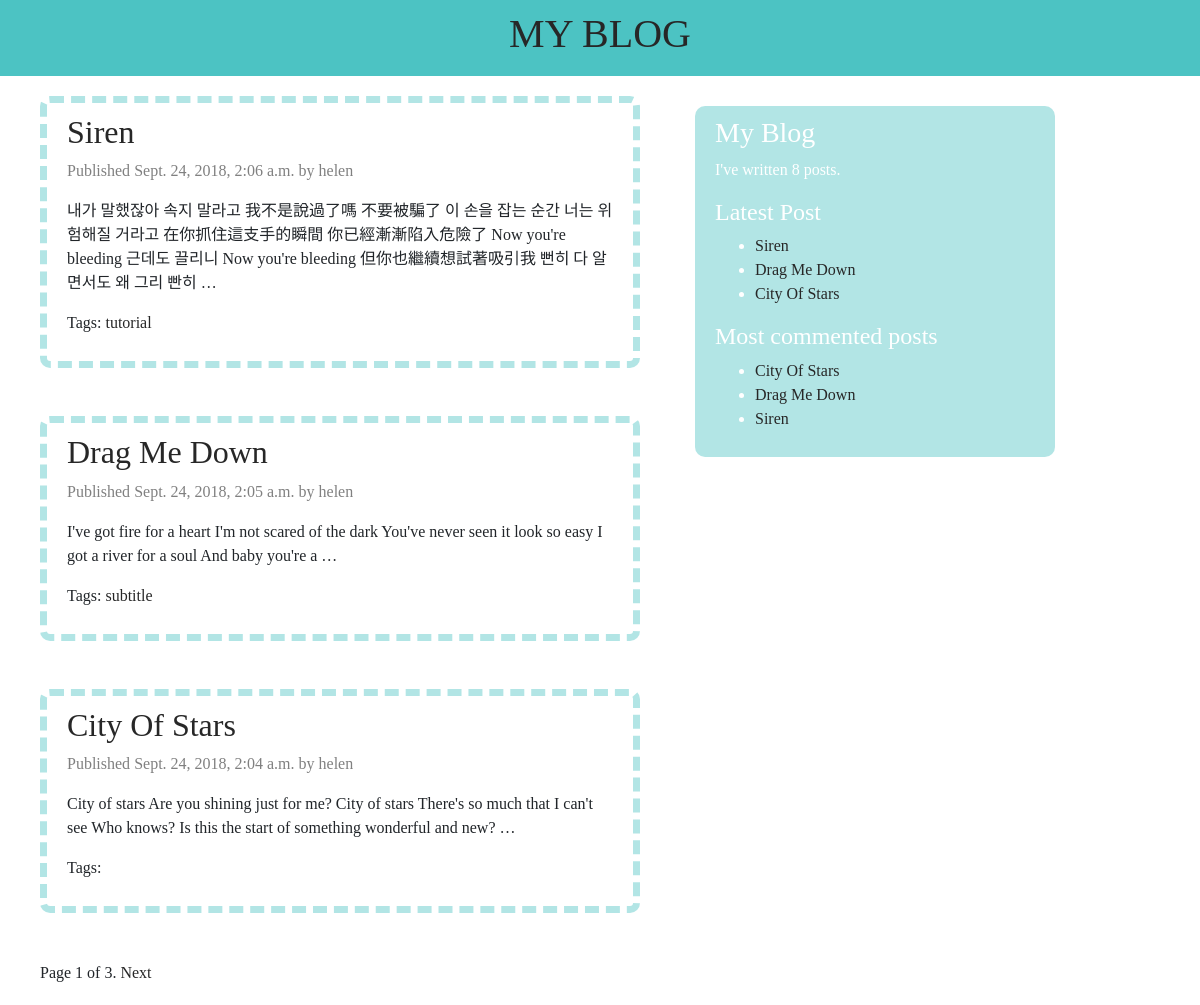
Screenshot of /blog/ with the database file from the repository.
### blog/models.py (models this page shows, shortened)
class  Post(models.Model):
	STATUS_CHOICES=(
			('draft','Draft'),
			('published','Published')
	)
	title = models.CharField(max_length=250)
	slug = models.SlugField(max_length=250,unique_for_date='publish')
	author = models.ForeignKey(User,related_name='blog_posts',on_delete=models.CASCADE)
	body = models.TextField()
	publish = models.DateTimeField(default=timezone.now)
	created = models.DateTimeField(auto_now_add=True)
	updated = models.DateTimeField(auto_now = True)
	status = models.CharField(max_length=10,choices=STATUS_CHOICES,default='draft')
	objects = models.Manager()
	published = PublishedManager()
	tags = TaggableManager()
	class Meta:
		ordering = ('-publish',)
	def get_absolute_url(self):
		return reverse('blog:post_detail',
					args=[self.publish.year,
						  self.publish.strftime('%m'),
						  self.publish.strftime('%d'),
						  self.slug])

### blog/views.py (the view)
# urls.py: path(r'', views.post_list, name='post_list'),
def post_list(request,tag_slug=None):
  object_list = Post.published.all()
  tag = None
  if tag_slug:
    tag = get_object_or_404(Tag,slug=tag_slug)
    object_list = object_list.filter(tags__in = [tag])
  paginator = Paginator(object_list,3)
  page = request.GET.get('page')
  try:
    posts = paginator.page(page)
  except PageNotAnInteger: #page不是整數，轉到第一頁
    posts = paginator.page(1)
  except EmptyPage:  #page out of range>>deliver to last page
    posts = paginator.page(paginator.num_pages)
  return render(request,
          'blog/post/list.html',
          {'posts':posts,
          'page':page,
          'tag':tag})

### blog/templatetags/blog_tags.py (called while the page is built)
@register.simple_tag
def total_posts():
	return Post.published.count()

@register.inclusion_tag('blog/post/latest_posts.html')
def show_latest_posts(count=5):
	latest_posts = Post.published.order_by('-publish')[:count]
	return {'latest_posts':latest_posts}

@register.simple_tag
def get_most_commented_posts(count=3):
	return Post.published.annotate(
			total_comments = Count('comments')
		).order_by('-total_comments')[:count]

### blog/templates/blog/post/list.html (shortened to what this page needs)
{% extends "blog/base.html" %}
{% block content %}
	{% for post in posts %}
	<div id="list_post">
		<h2><a href="{{ post.get_absolute_url }}">
			{{ post.title }}
		</a></h2>
		<p class="date">
			Published {{ post.publish }} by {{ post.author }}
		</p>
		{{ post.body|truncatewords:30|linebreaks }}
		<p class="tags">
			Tags:
			{% for tag in post.tags.all %}
				<a href='{% url "blog:post_list_by_tag" tag.slug %}'>
					{{ tag.name }}
				</a>
			{% endfor%}
		</p>
	</div>
	<br><br>
	{% endfor %}
	{% include "pagination.html" with page=posts %}
{% endblock %}

### blog/templates/blog/base.html (shortened to what this page needs)
{% load blog_tags %}
{% load staticfiles %}
<!DOCTYPE html>
<html>
<head>
	<link rel="stylesheet" href="https://stackpath.bootstrapcdn.com/bootstrap/4.1.1/css/bootstrap.min.css">
	<link rel="stylesheet" type="text/css" href="{% static 'css/base_style.css' %}">
</head>
<body>
	<div id="main_title">
		<h1><a href= '{{ post.get_home_page }}' class="button_href">MY BLOG</a></h1>
	</div>
	<div id='content'>
		{% block content %}
		{% endblock %}
	</div>
	<div id='sidebar'>
		<h3>My Blog</h3>
		<p>I've written {% total_posts %} posts.</p>
		<h4>Latest Post</h4>
			{% show_latest_posts 3 %}
		<h4>Most commented posts</h4>
		{% get_most_commented_posts as most_commented_posts %}
			<ul>
				{% for post in most_commented_posts %}
				<li>
					<a href="{{ post.get_absolute_url }}">{{ post.title }}</a>
				</li>
				{% endfor %}
			</ul>
	</div>
</body>
</html>

### blog/templates/blog/post/latest_posts.html
<ul>
	{% for post in latest_posts %}
	<li>
		<a href="{{ post.get_absolute_url }}">{{ post.title }}</a>
	</li>
	{% endfor %}
</ul>

### blog/static/css/base_style.css (style rules this page uses)
body { font-family:helvetica, sans-serif; background-color:white; font-family:"Times New Roman", Times, serif;; }
a { text-decoration:none; color: #272727; }
h2 { color: #00AAAA; }
#main_title { padding:10px 30px; background-color:rgb(0, 170, 170,0.7); color: white; text-align:center; position:relative; }
#content { margin: 20px 25px 20px 10px; padding:0px 30px; width: 55%; float:left; }
#sidebar { background-color:rgb(0, 170, 170,0.3); color: white; border-radius: 10px; width: 30%; margin-top: 30px; padding: 10px 20px; float:left; }
#list_post { border: 7px rgb(0, 170, 170,0.3) dashed; padding: 10px 20px; border-radius: 10px; }
.date { color: gray; }

### rows the page displays
Post: title "Siren", publish "Sept. 24, 2018, 2:06 a.m.", author "helen", body "내가 말했잖아 속지 말라고 我不是說過了嗎 不要被騙了 이 손을 잡는 순간 너는 위험해질 거라고 在你抓住這支手的瞬間 你已經漸漸陷入危險了 Now you're bleeding 근데도 끌리니 Now you're bleeding 但你也繼續想試著吸引我 뻔히 다 알면서도 왜 그리 빤히 …"
Tag: name "tutorial"
Post: title "Drag Me Down", publish "Sept. 24, 2018, 2:05 a.m.", author "helen", body "I've got fire for a heart I'm not scared of the dark You've never seen it look so easy I got a river for a soul And baby you're a …"
Tag: name "subtitle"
Post: title "City Of Stars", publish "Sept. 24, 2018, 2:04 a.m.", author "helen", body "City of stars Are you shining just for me? City of stars There's so much that I can't see Who knows? Is this the start of something wonderful and new? …"

### other values shown
{{ page.number }} "1"
{{ page.paginator.num_pages }} "3"
